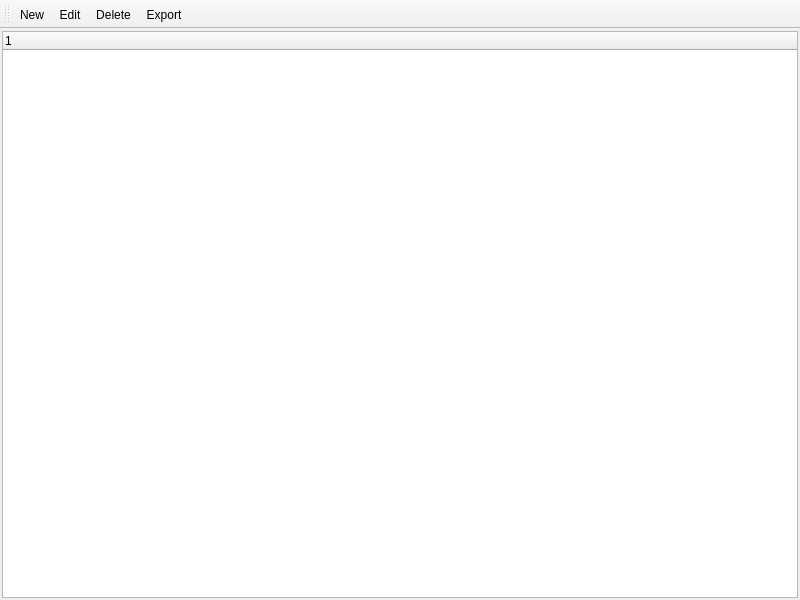
<?xml version="1.0" encoding="UTF-8"?>
<ui version="4.0">
 <class>GenericList</class>
 <widget class="QMainWindow" name="GenericList">
  <property name="geometry">
   <rect>
    <x>0</x>
    <y>0</y>
    <width>800</width>
    <height>600</height>
   </rect>
  </property>
  <property name="minimumSize">
   <size>
    <width>400</width>
    <height>300</height>
   </size>
  </property>
  <property name="windowTitle">
   <string>MainWindow</string>
  </property>
  <property name="windowIcon">
   <iconset resource="resources.qrc">
    <normaloff>:/img/images/glyphicons_352_nameplate.png</normaloff>:/img/images/glyphicons_352_nameplate.png</iconset>
  </property>
  <widget class="QWidget" name="centralwidget">
   <layout class="QHBoxLayout" name="horizontalLayout">
    <property name="spacing">
     <number>2</number>
    </property>
    <property name="leftMargin">
     <number>2</number>
    </property>
    <property name="topMargin">
     <number>2</number>
    </property>
    <property name="rightMargin">
     <number>2</number>
    </property>
    <property name="bottomMargin">
     <number>2</number>
    </property>
    <item>
     <widget class="QTreeWidget" name="treeList">
      <property name="alternatingRowColors">
       <bool>true</bool>
      </property>
      <column>
       <property name="text">
        <string notr="true">1</string>
       </property>
      </column>
     </widget>
    </item>
   </layout>
  </widget>
  <widget class="QToolBar" name="toolBar">
   <property name="windowTitle">
    <string>toolBar</string>
   </property>
   <attribute name="toolBarArea">
    <enum>TopToolBarArea</enum>
   </attribute>
   <attribute name="toolBarBreak">
    <bool>false</bool>
   </attribute>
   <addaction name="actionNew"/>
   <addaction name="actionEdit"/>
   <addaction name="actionDelete"/>
   <addaction name="actionExport"/>
  </widget>
  <action name="actionNew">
   <property name="icon">
    <iconset resource="resources.qrc">
     <normaloff>:/img/add</normaloff>:/img/add</iconset>
   </property>
   <property name="text">
    <string>New</string>
   </property>
  </action>
  <action name="actionEdit">
   <property name="icon">
    <iconset resource="resources.qrc">
     <normaloff>:/img/images/glyphicons_150_edit.png</normaloff>:/img/images/glyphicons_150_edit.png</iconset>
   </property>
   <property name="text">
    <string>Edit</string>
   </property>
  </action>
  <action name="actionDelete">
   <property name="icon">
    <iconset resource="resources.qrc">
     <normaloff>:/img/remove</normaloff>:/img/remove</iconset>
   </property>
   <property name="text">
    <string>Delete</string>
   </property>
  </action>
  <action name="actionExport">
   <property name="icon">
    <iconset resource="resources.qrc">
     <normaloff>:/img/images/glyphicons_151_new_window.png</normaloff>:/img/images/glyphicons_151_new_window.png</iconset>
   </property>
   <property name="text">
    <string>Export</string>
   </property>
   <property name="toolTip">
    <string>Export to CSV File</string>
   </property>
  </action>
 </widget>
 <resources>
  <include location="resources.qrc"/>
 </resources>
 <connections/>
</ui>
